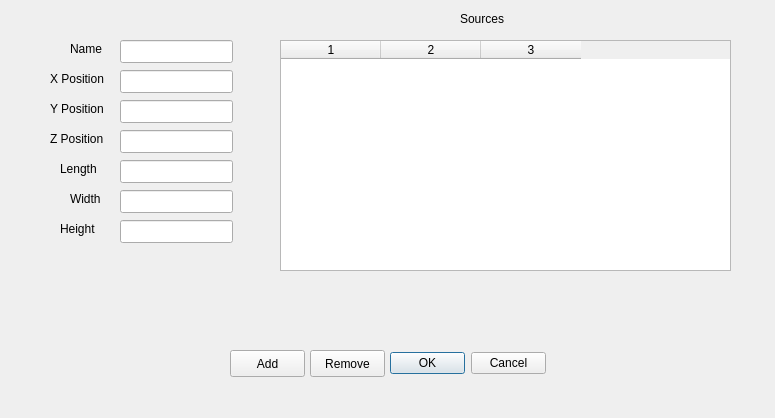
<ui version="4.0" >
 <class>SourceDialog</class>
 <widget class="QDialog" name="SourceDialog" >
  <property name="geometry" >
   <rect>
    <x>0</x>
    <y>0</y>
    <width>775</width>
    <height>418</height>
   </rect>
  </property>
  <property name="windowTitle" >
   <string>Sources</string>
  </property>
  <widget class="QPushButton" name="removeButton" >
   <property name="geometry" >
    <rect>
     <x>310</x>
     <y>350</y>
     <width>75</width>
     <height>27</height>
    </rect>
   </property>
   <property name="text" >
    <string>Remove</string>
   </property>
  </widget>
  <widget class="QPushButton" name="addButton" >
   <property name="geometry" >
    <rect>
     <x>230</x>
     <y>350</y>
     <width>75</width>
     <height>27</height>
    </rect>
   </property>
   <property name="text" >
    <string>Add</string>
   </property>
  </widget>
  <widget class="QTableWidget" name="_sourceTable" >
   <property name="geometry" >
    <rect>
     <x>280</x>
     <y>40</y>
     <width>451</width>
     <height>231</height>
    </rect>
   </property>
   <property name="rowCount" >
    <number>0</number>
   </property>
   <property name="columnCount" >
    <number>3</number>
   </property>
   <column/>
   <column/>
   <column/>
  </widget>
  <widget class="QLineEdit" name="_xpos" >
   <property name="geometry" >
    <rect>
     <x>120</x>
     <y>70</y>
     <width>113</width>
     <height>23</height>
    </rect>
   </property>
  </widget>
  <widget class="QLabel" name="label" >
   <property name="geometry" >
    <rect>
     <x>50</x>
     <y>70</y>
     <width>56</width>
     <height>18</height>
    </rect>
   </property>
   <property name="text" >
    <string>X Position</string>
   </property>
  </widget>
  <widget class="QLabel" name="label_2" >
   <property name="geometry" >
    <rect>
     <x>460</x>
     <y>10</y>
     <width>46</width>
     <height>18</height>
    </rect>
   </property>
   <property name="text" >
    <string>Sources</string>
   </property>
  </widget>
  <widget class="QLineEdit" name="_ypos" >
   <property name="geometry" >
    <rect>
     <x>120</x>
     <y>100</y>
     <width>113</width>
     <height>23</height>
    </rect>
   </property>
  </widget>
  <widget class="QLabel" name="label_3" >
   <property name="geometry" >
    <rect>
     <x>50</x>
     <y>100</y>
     <width>55</width>
     <height>18</height>
    </rect>
   </property>
   <property name="text" >
    <string>Y Position</string>
   </property>
  </widget>
  <widget class="QLabel" name="label_4" >
   <property name="geometry" >
    <rect>
     <x>50</x>
     <y>130</y>
     <width>55</width>
     <height>18</height>
    </rect>
   </property>
   <property name="text" >
    <string>Z Position</string>
   </property>
  </widget>
  <widget class="QLineEdit" name="_zpos" >
   <property name="geometry" >
    <rect>
     <x>120</x>
     <y>130</y>
     <width>113</width>
     <height>23</height>
    </rect>
   </property>
  </widget>
  <widget class="QLineEdit" name="_length" >
   <property name="geometry" >
    <rect>
     <x>120</x>
     <y>160</y>
     <width>113</width>
     <height>23</height>
    </rect>
   </property>
  </widget>
  <widget class="QLabel" name="label_5" >
   <property name="geometry" >
    <rect>
     <x>60</x>
     <y>160</y>
     <width>38</width>
     <height>18</height>
    </rect>
   </property>
   <property name="text" >
    <string>Length</string>
   </property>
  </widget>
  <widget class="QLabel" name="label_6" >
   <property name="geometry" >
    <rect>
     <x>70</x>
     <y>190</y>
     <width>33</width>
     <height>18</height>
    </rect>
   </property>
   <property name="text" >
    <string>Width</string>
   </property>
  </widget>
  <widget class="QLineEdit" name="_width" >
   <property name="geometry" >
    <rect>
     <x>120</x>
     <y>190</y>
     <width>113</width>
     <height>23</height>
    </rect>
   </property>
  </widget>
  <widget class="QLineEdit" name="_height" >
   <property name="geometry" >
    <rect>
     <x>120</x>
     <y>220</y>
     <width>113</width>
     <height>23</height>
    </rect>
   </property>
  </widget>
  <widget class="QLabel" name="label_7" >
   <property name="geometry" >
    <rect>
     <x>60</x>
     <y>220</y>
     <width>36</width>
     <height>18</height>
    </rect>
   </property>
   <property name="text" >
    <string>Height</string>
   </property>
  </widget>
  <widget class="QLabel" name="label_8" >
   <property name="geometry" >
    <rect>
     <x>70</x>
     <y>40</y>
     <width>33</width>
     <height>18</height>
    </rect>
   </property>
   <property name="text" >
    <string>Name</string>
   </property>
  </widget>
  <widget class="QLineEdit" name="_name" >
   <property name="geometry" >
    <rect>
     <x>120</x>
     <y>40</y>
     <width>113</width>
     <height>23</height>
    </rect>
   </property>
  </widget>
  <widget class="QDialogButtonBox" name="okCancelButton" >
   <property name="geometry" >
    <rect>
     <x>390</x>
     <y>350</y>
     <width>156</width>
     <height>27</height>
    </rect>
   </property>
   <property name="standardButtons" >
    <set>QDialogButtonBox::Cancel|QDialogButtonBox::NoButton|QDialogButtonBox::Ok</set>
   </property>
  </widget>
 </widget>
 <resources/>
 <connections>
  <connection>
   <sender>okCancelButton</sender>
   <signal>accepted()</signal>
   <receiver>SourceDialog</receiver>
   <slot>accept()</slot>
   <hints>
    <hint type="sourcelabel" >
     <x>357</x>
     <y>363</y>
    </hint>
    <hint type="destinationlabel" >
     <x>286</x>
     <y>202</y>
    </hint>
   </hints>
  </connection>
  <connection>
   <sender>okCancelButton</sender>
   <signal>rejected()</signal>
   <receiver>SourceDialog</receiver>
   <slot>reject()</slot>
   <hints>
    <hint type="sourcelabel" >
     <x>357</x>
     <y>363</y>
    </hint>
    <hint type="destinationlabel" >
     <x>286</x>
     <y>202</y>
    </hint>
   </hints>
  </connection>
 </connections>
</ui>
